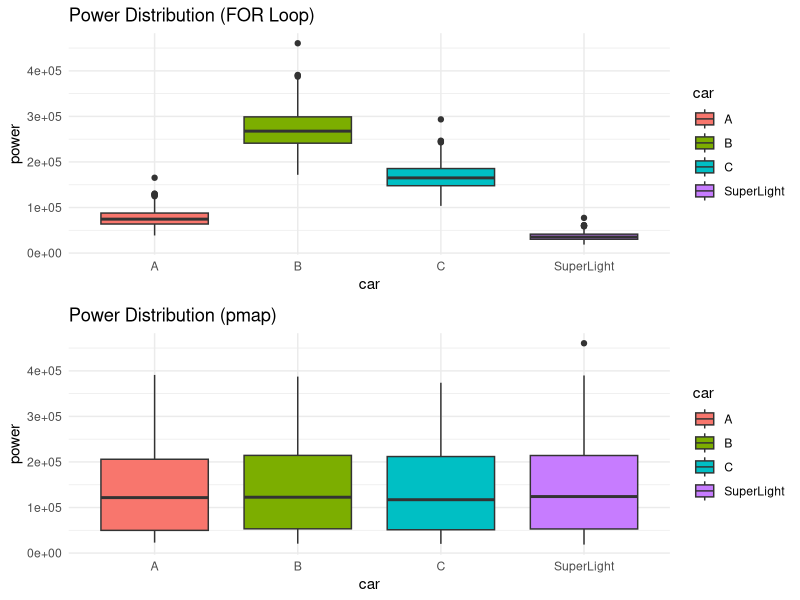

Write the R code that produced this figure.
## ---- chunk 1
library(tidyverse)
library(purrr)
library(ggplot2)
library(ggpubr)
## ---- chunk 2
autopower <- function(V, m, A, cdrag=0.3, crolling=0.015, pair=1.2, g=9.8) {
  P = crolling * m * g * V + 0.5 * A * pair * cdrag * V^3
  return(P)
}
## ---- chunk 3
possible_cars <- data.frame(
  name = c("A", "B", "C", "SuperLight"),
  mass = c(10000, 65000, 38000, 5000),
  area = c(22, 30, 22, 10)
)
## ---- chunk 4
set.seed(123)
n_samples <- 200
mean_speed <- 80 * 0.277
sd_speed <- 10 * 0.277

speeds <- rnorm(n_samples, mean_speed, sd_speed)
## ---- chunk 5
power_for_loop <- as.data.frame(matrix(nrow=length(speeds), ncol=nrow(possible_cars)))
colnames(power_for_loop) <- possible_cars$name

for (i in 1:ncol(power_for_loop)) {
  power_for_loop[,i] <- autopower(A=possible_cars$area[i], m=possible_cars$mass[i], V=speeds)
}

power_for_long <- power_for_loop %>%
  pivot_longer(cols = everything(), names_to = "car", values_to = "power")
## ---- chunk 6
power_pmap <- pmap_dfr(
  list(A = possible_cars$area, m = possible_cars$mass),
  ~ data.frame(car = possible_cars$name, power = autopower(V = speeds, A = ..1, m = ..2))
)
## ---- chunk 7
plot_for <- ggplot(power_for_long, aes(car, power, fill = car)) +
  geom_boxplot() +
  ggtitle("Power Distribution (FOR Loop)") +
  theme_minimal()

plot_pmap <- ggplot(power_pmap, aes(car, power, fill = car)) +
  geom_boxplot() +
  ggtitle("Power Distribution (pmap)") +
  theme_minimal()
ggarrange(plot_for, plot_pmap, nrow = 2)
